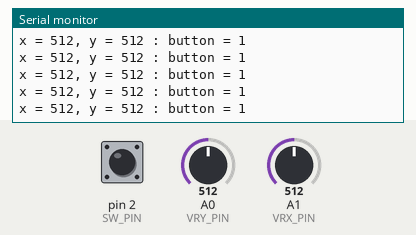
The sketch below on a simulated Arduino Uno, built with avr-gcc and run on an emulated ATmega328P. On the bench: the last lines printed to the serial monitor. The inputs (shaded band) are chosen by the test bench; at power-on: A1 (VRX_PIN) = 512, pin 2 (SW_PIN) HIGH, A0 (VRY_PIN) = 512.

Above: at 5.8 s.
5.9 s: A1 (VRX_PIN) set to 109
At 5.95 s:
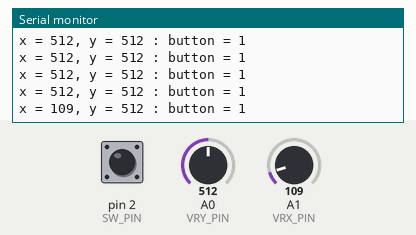
8.9 s: A1 (VRX_PIN) set to 91
At 8.98 s:
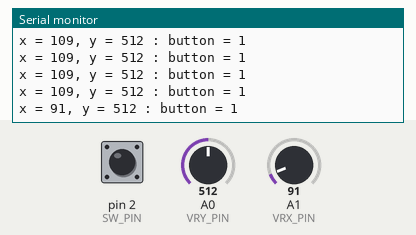
Timing chart, 0 to 11.9 s (numbered marks = the images above; inputs shaded):
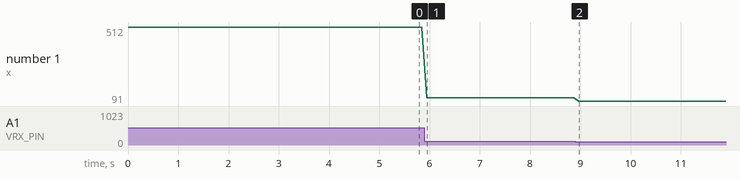

The sketch:

joystick.ino
```cpp
#define VRX_PIN A1
#define VRY_PIN A0
#define SW_PIN  2

int xValue = 0;
int yValue = 0;
int bValue = 0;

void setup() {
  Serial.begin(9600);
  pinMode(SW_PIN, INPUT_PULLUP); // use internal pull-up resistor
}

void loop() {
  xValue = analogRead(VRX_PIN);
  yValue = analogRead(VRY_PIN);
  bValue = digitalRead(SW_PIN); // LOW = pressed, HIGH = released

  if (bValue == LOW) {
    Serial.println("Button Pressed");
    // You can add delay(50) for basic debouncing
  }

  Serial.print("x = ");
  Serial.print(xValue);
  Serial.print(", y = ");
  Serial.print(yValue);
  Serial.print(" : button = ");
  Serial.println(bValue);

  delay(100); // avoid flooding the serial output
}
```

Measured:
- after the input at 5.9 s, the serial monitor: prints a new line after 0.05 s (image 1)
- after the input at 8.9 s, the serial monitor: prints a new line after 0.07 s (image 2)
- plotted number 1: 512 → 109 after the input at 5.9 s, 109 → 91 after the input at 8.9 s
